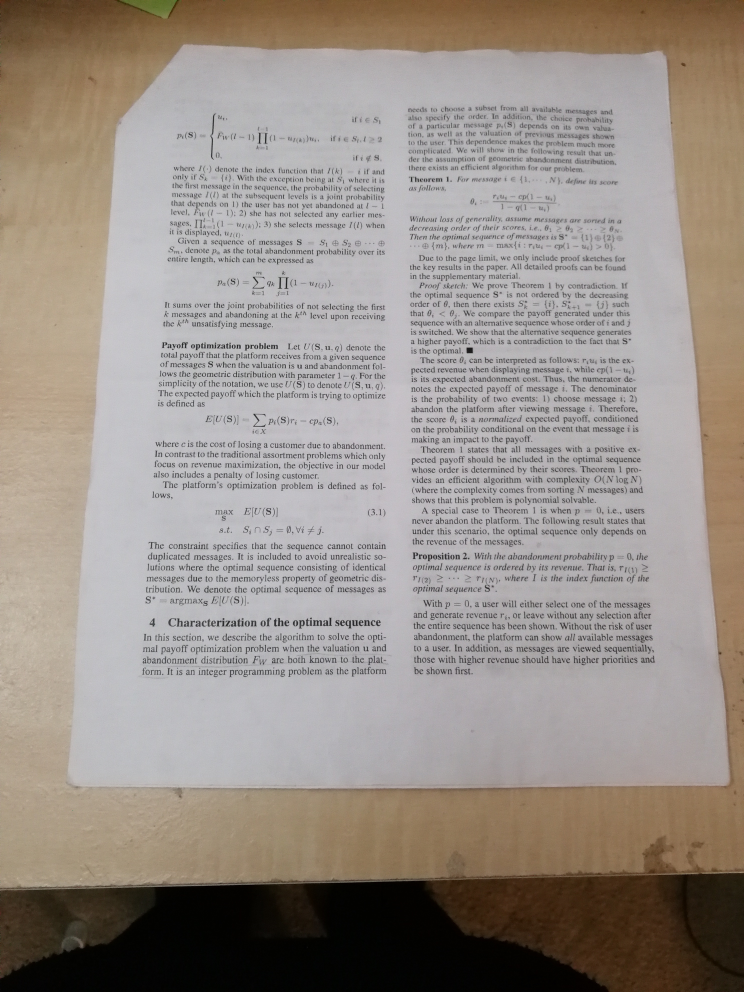
#> input picture paper_skew.jpg, 2976 x 3968 px (shown at 1/4 size)
$ python detectedge.py   (older library calls are emulated)
#> lines starting #> are read from the running program, lines starting #| are printed output that depends on the picture; after the words box and inside, x2 and y2 are one past the last pixel; in counts of white or black regions, pixels touching at a corner belong together
#https://bretahajek.com/2017/01/scanning-documents-photos-opencv/
# Import necessary libraries
import numpy as np
import matplotlib.pyplot as plt
import cv2

# Load image and convert it from BGR to RGB
image = cv2.cvtColor(cv2.imread("paper_skew.jpg"), cv2.COLOR_BGR2RGB)

orig_height = image.shape[1]
#> orig_height = 2976
orig_width = image.shape[0]
#> orig_width = 3968

TOP_LEFT = 0
BOT_LEFT = 1
BOT_RIGHT = 2
TOP_RIGHT = 3


def resize(img, height=800):
#> called with height = 800
    aspect_ratio = img.shape[0] / img.shape[1]
#> aspect_ratio = 1.33
    return cv2.resize(img, (int(height / aspect_ratio), height))
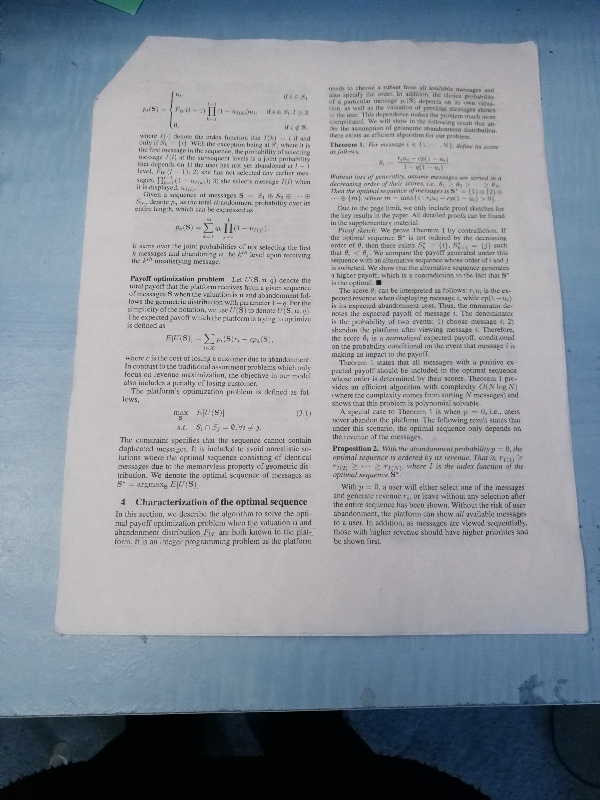
#> returned value: shape (800, 600, 3); mean of channels 0, 1, 2 153.1, 144.3, 137; drawn as B, G, R


# Resize and convert to grayscale
img = cv2.cvtColor(resize(image), cv2.COLOR_BGR2GRAY)
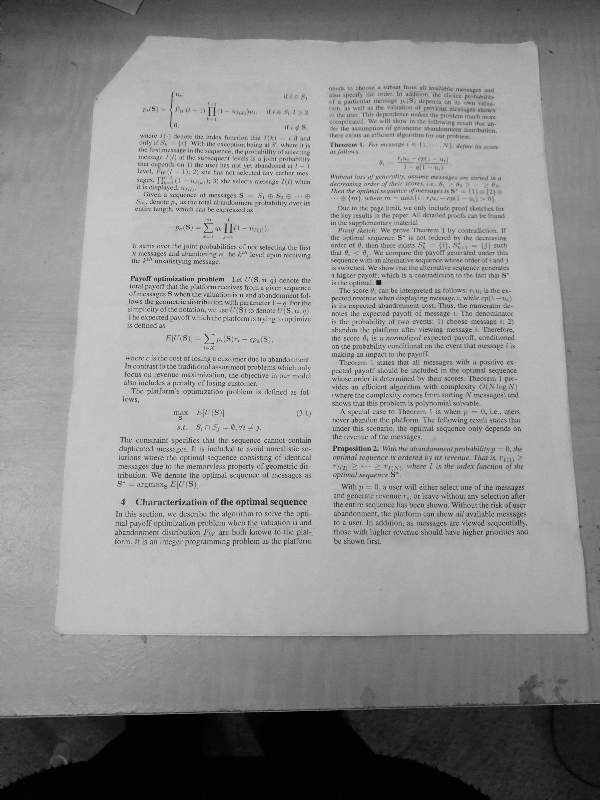
#> img: shape (800, 600); min 0, max 210, mean 143.2
cv2.imwrite("result//grey.jpg", img)
#     Bilateral filter preserv edges
#     cv2.bilateralFilter(src, d, sigmaColor, sigmaSpace)


img = cv2.bilateralFilter(img, 9, 75, 75)
cv2.imwrite("result//bilater.jpg", img)

# Create black and white image based on adaptive threshold
img = cv2.adaptiveThreshold(img, 255, cv2.ADAPTIVE_THRESH_GAUSSIAN_C, cv2.THRESH_BINARY, 115, 4)
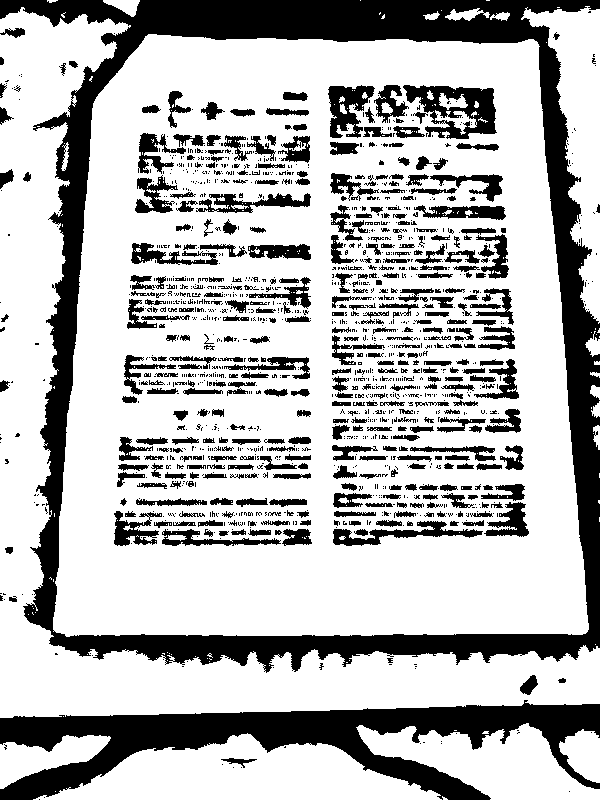
#> img: shape (800, 600); 72.3% white; 1413 black regions (1001 under 20 px), largest, box (x1, y1, x2, y2) and area: (0, 0, 600, 673) 56436, (0, 700, 600, 800) 23657, (403, 85, 497, 139) 2653
# # # # # print("POST adaptiveThreshold: ", img.shape)
cv2.imwrite("result//threshold.jpg", img)


# Median filter clears small details
img = cv2.medianBlur(img, 11)
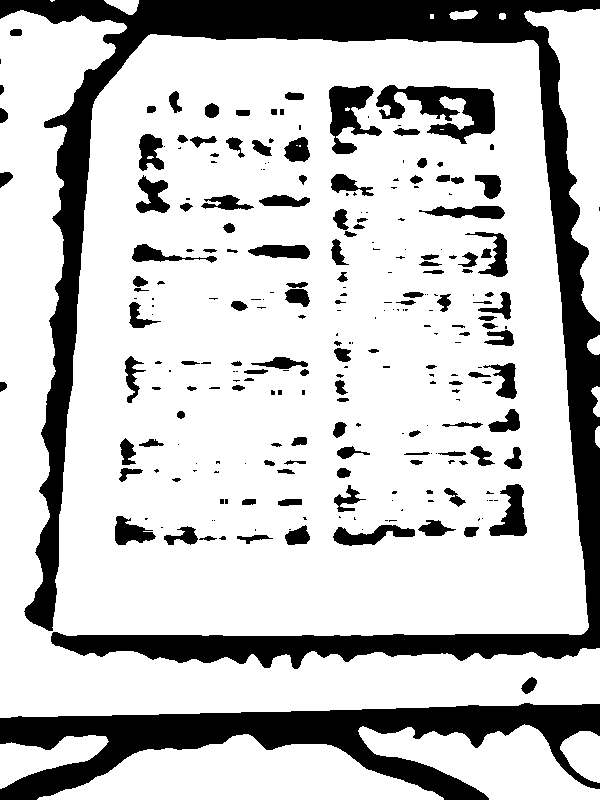
#> img: shape (800, 600); 77.4% white; 254 black regions (118 under 20 px), largest, box (x1, y1, x2, y2) and area: (0, 0, 600, 669) 57090, (0, 703, 600, 800) 23723, (376, 85, 495, 144) 3409
cv2.imwrite("result//medianblur.jpg", img)


# Add black border in case that page is touching an image border
img = cv2.copyMakeBorder(img, 5, 5, 5, 5, cv2.BORDER_CONSTANT, value=[0, 0, 0])
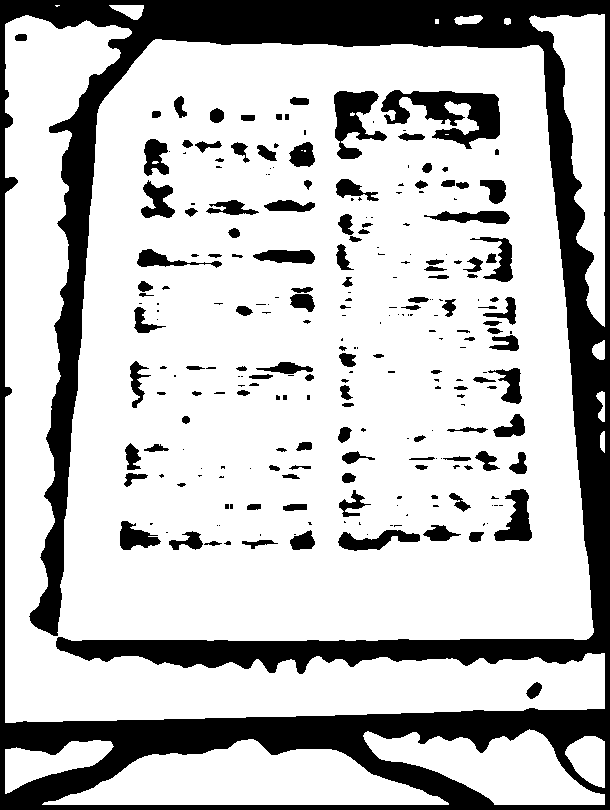
#> img: shape (810, 610); 75.2% white; 247 black regions (116 under 20 px), largest, box (x1, y1, x2, y2) and area: (0, 0, 610, 810) 95238, (381, 90, 500, 149) 3409, (334, 91, 387, 159) 1825
# # # # # print("POST copyMakeBorder: ", img.shape)
cv2.imwrite("result//makeborder.jpg", img)

edges = cv2.Canny(img, 200, 250)
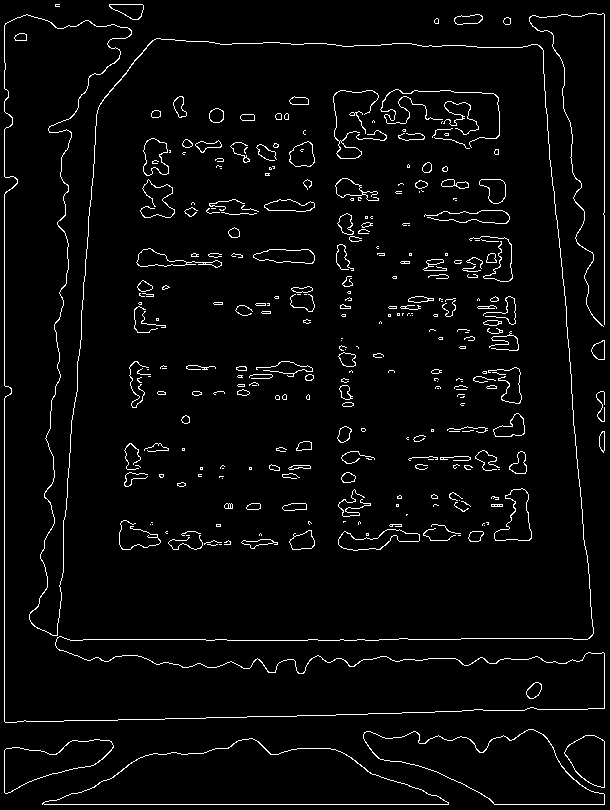
#> edges: shape (810, 610); 3.5% white in thin lines or dots
# # # # # print("POST Canny: ", edges.shape)
cv2.imwrite("result//canny.jpg", img)

# Getting contours
_, contours, _ = cv2.findContours(edges, cv2.RETR_TREE, cv2.CHAIN_APPROX_SIMPLE)
#> contours = 441 contours, 291 with area under 20; largest, box (x1, y1, x2, y2) and area: (4, 14, 605, 723) 358226, (4, 14, 605, 723) 358002, (42, 738, 449, 805) 15556, (43, 738, 449, 805) 15502, (363, 729, 605, 805) 9709
# # # # # print("POST findContours: ", edges.shape)


# # # # # print("contours: ", len(contours))
# 321 contours having L points (e.g. 60) having 2 coordinates (x and y)
# print("hierarchy: ", (hierarchy[0][320][3]))


# Finding contour of biggest rectangle
# Otherwise return corners of original image
# Don't forget on our 5px border!
height = edges.shape[0]
#> height = 810
width = edges.shape[1]
#> width = 610
MAX_COUNTOUR_AREA = (width - 10) * (height - 10)
#> MAX_COUNTOUR_AREA = 480000

# Page fill at least half of image, then saving max area found
maxAreaFound = MAX_COUNTOUR_AREA * 0.5
#> maxAreaFound = 240000

# Saving page contour
pageContour = np.array([[5, 5], [5, height - 5], [width - 5, height - 5], [width - 5, 5]])
#> pageContour = [[5, 5], [5, 805], [605, 805], [605, 5]]

# Go through all contours
for cnt in contours:
    # Simplify contour
    perimeter = cv2.arcLength(cnt, True)
    approx = cv2.approxPolyDP(cnt, 0.03 * perimeter, True)

    # Page has 4 corners and it is convex
    # Page area must be bigger than maxAreaFound
    if (len(approx) == 4 and
            cv2.isContourConvex(approx) and
            maxAreaFound < cv2.contourArea(approx) < MAX_COUNTOUR_AREA):
        maxAreaFound = cv2.contourArea(approx)
        pageContour = approx
#> this loop made 441 passes
#> perimeter on passes 5 to 7: 156.5, 154.7, 611.5
#> after the loop, maxAreaFound = 240000


# Result in pageConoutr (numpy array of 4 points):


def fourCornersSort(pts):
    # # # # # print("inside fourCornersSort")
    # # # # # print(pts)

    """ Sort corners: top-left, bot-left, bot-right, top-right """
    # Difference and sum of x and y value
    # Inspired by http://www.pyimagesearch.com

    # # diff = np.diff(pts, axis=1)
    # # summ = pts.sum(axis=1)

    diff = []
    summ = []

    for point in pts:
        point = np.ndarray.flatten(point)
        # # # # # print("POINT: ", point)
        diff = diff + [(point[1] - point[0])]
        summ = summ + [(point[1] + point[0])]
#> this loop made 4 passes
#> (point, diff, summ) on passes 1 to 4: ([5, 5], [0], [10]), ([5, 805], [0, 800], [10, 810]), ([605, 805], [0, 800, 200], [10, 810, 1410]), ([605, 5], [0, 800, 200, -600], [10, 810, 1410, 610])

    # # # # # print("diff")
    # # # # # print(diff)

    # # # # # print("summ")
    # # # # # print(summ)

    # Top-left point has smallest sum...
    # np.argmin() returns INDEX of min
    return np.array([pts[np.argmin(summ)],
                     pts[np.argmax(diff)],
                     pts[np.argmax(summ)],
                     pts[np.argmin(diff)]])


def contourOffset(cnt, offset):
    """ Offset contour, by 5px border """
#> called with cnt = array of shape (4, 2), offset = (-5, -5)
    # Matrix addition
    cnt += offset
#> cnt = [[0, 0], [0, 800], [600, 800], [600, 0]]

    # if value < 0 => replace it by 0
    cnt[cnt < 0] = 0
    return cnt


# Sort and offset corners

# # # # # print("pageContour")
# # # # # print(pageContour)

# pageContour = fourCornersSort(pageContour[:, 0])
pageContour = fourCornersSort(pageContour)

# # # # # print("pageContour POST fourCornersSort")
# # # # # print(pageContour)


pageContour = contourOffset(pageContour, (-5, -5))
#> pageContour = [[0, 0], [0, 800], [600, 800], [600, 0]]

pageContour = np.squeeze(pageContour)

# # # # # print("pageContour POST contourOffset")
# # # # # print(pageContour)


# pageContour = np.array([
#     [10, 141],
#     [83, 781],
#     [596, 642],
#     [439, 102]
# ])


# # # # # print("pageContour MANUAL")
# # # # # print(pageContour)


# Recalculate to original scale - start Points
sPoints = pageContour.dot(image.shape[0] / 800)
#> sPoints = [[0, 0], [0, 3968], [2976, 3968], [2976, 0]]

# orig_height = image.shape[0]
# orig_width = image.shape[1]


for pts in sPoints:
    if pts[0] < 0:
        pts[0] = 0
    if pts[0] >= orig_height:
        pts[0] = orig_height - 1

    if pts[1] < 0:
        pts[1] = 0
    if pts[1] >= orig_width:
        pts[1] = orig_width - 1
#> this loop made 4 passes

# Using Euclidean distance
# Calculate maximum height (maximal length of vertical edges) and width
height = max(np.linalg.norm(sPoints[0] - sPoints[1]),
             np.linalg.norm(sPoints[2] - sPoints[3]))
#> height = 3967
width = max(np.linalg.norm(sPoints[1] - sPoints[2]),
            np.linalg.norm(sPoints[3] - sPoints[0]))
#> width = 2975

# Create target points
tPoints = np.array([[0, 0],
                    [0, height],
                    [width, height],
                    [width, 0]], np.float32)
#> tPoints = [[0, 0], [0, 3967], [2975, 3967], [2975, 0]]

# getPerspectiveTransform() needs float32
if sPoints.dtype != np.float32:
    sPoints = sPoints.astype(np.float32)
#> sPoints = [[0, 0], [0, 3967], [2975, 3967], [2975, 0]]

# Wraping perspective
M = cv2.getPerspectiveTransform(sPoints, tPoints)
#> M = [[1, 0, 0], [0, 1, 0], [0, 0, 1]]
newImage = cv2.warpPerspective(image, M, (int(width), int(height)))

cv2.imwrite("result//result_post_skew.jpg", newImage)

$ run again, with projectivetrans.jpg copied over paper_skew.jpg
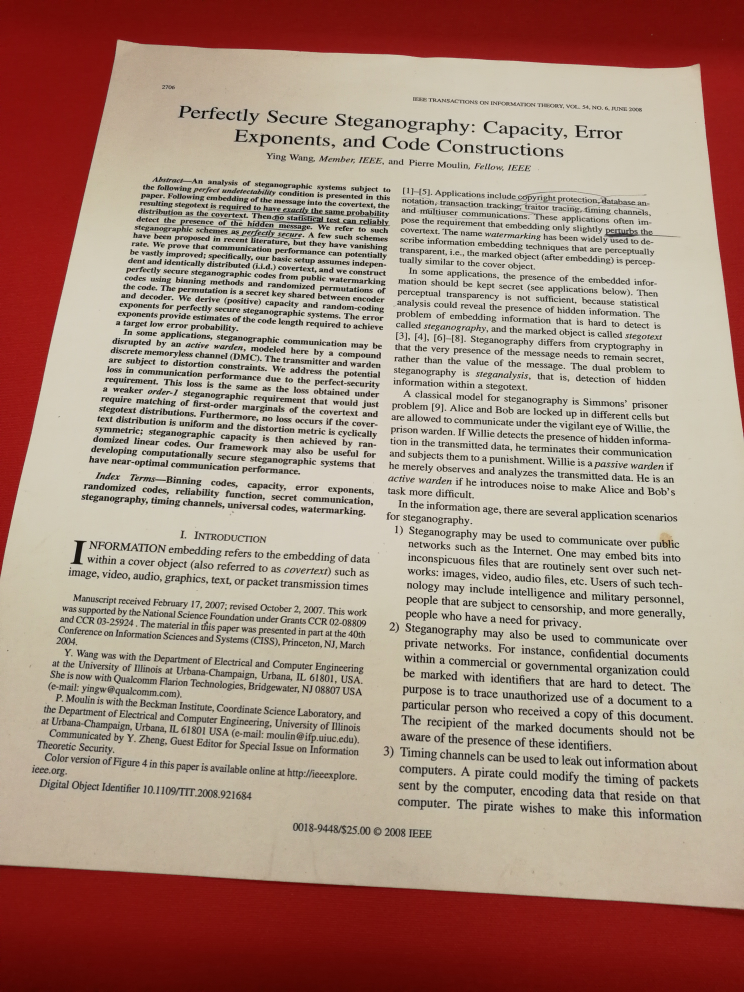
#> input picture projectivetrans.jpg, 2976 x 3968 px (shown at 1/4 size)
#> `img = cv2.adaptiveThreshold(img, 255, cv2.ADAPTIVE_THRESH_GAUSSIAN_C, ..`:
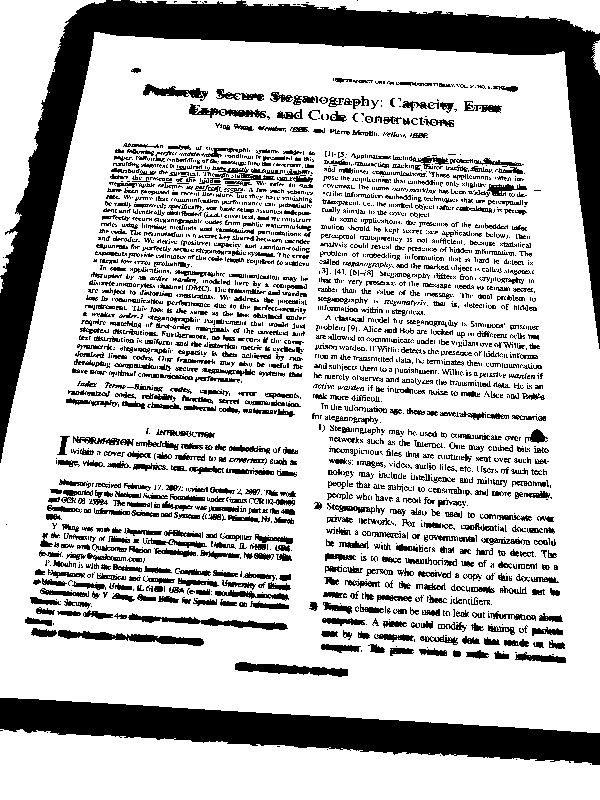
#> img: shape (800, 600); 75.4% white; 2608 black regions (1708 under 20 px), largest, box (x1, y1, x2, y2) and area: (0, 0, 600, 463) 36703, (0, 698, 600, 765) 19141, (58, 630, 204, 646) 958
#> edges: shape (810, 610); 1.8% white in thin lines or dots
#> contours = 328 contours, 235 with area under 20; largest, box (x1, y1, x2, y2) and area: (4, 37, 605, 738) 376420, (4, 37, 605, 738) 376414, (4, 734, 605, 805) 31816, (4, 734, 605, 805) 31815, (241, 666, 350, 681) 818
#> the loop `for cnt in contours:` made 328 passes
#> (perimeter, maxAreaFound, pageContour) on pass 5: (2489.2, 358717, [[100, 39], [4, 701], [604, 737], [569, 60]])
#> after the loop `for cnt in contours:`: maxAreaFound = 358717
#> the loop in fourCornersSort, `for point in pts:` made 4 passes
#> (point, diff, summ) on passes 1 to 4: ([100, 39], [-61], [139]), ([4, 701], [-61, 697], [139, 705]), ([604, 737], [-61, 697, 133], [139, 705, 1341]), ([569, 60], [-61, 697, 133, -509], [139, 705, 1341, 629])
#> in contourOffset, `cnt += offset`: cnt = [[95, 34], [-1, 696], [599, 732], [564, 55]]
#> `pageContour = contourOffset(pageContour, (-5, -5))`: pageContour = [[95, 34], [0, 696], [599, 732], [564, 55]]
#> sPoints = [[471.2, 168.6], [0, 3452.2], [2971, 3630.7], [2797.4, 272.8]]
#> the loop `for pts in sPoints:` made 4 passes
#> `height = max(np.linalg.norm(sPoints[0] - sPoints[1]), np.linalg.norm(s..`: height = 3362.4
#> `width = max(np.linalg.norm(sPoints[1] - sPoints[2]), np.linalg.norm(sP..`: width = 2976.4
#> tPoints = [[0, 0], [0, 3362.4], [2976.4, 3362.4], [2976.4, 0]]
#> M = [[1.3, 0.187, -646], [-0.059, 1.32, -194.4], [8.68e-07, 8.55e-05, 1]]
#> `newImage = cv2.warpPerspective(image, M, (int(width), int(height)))`:
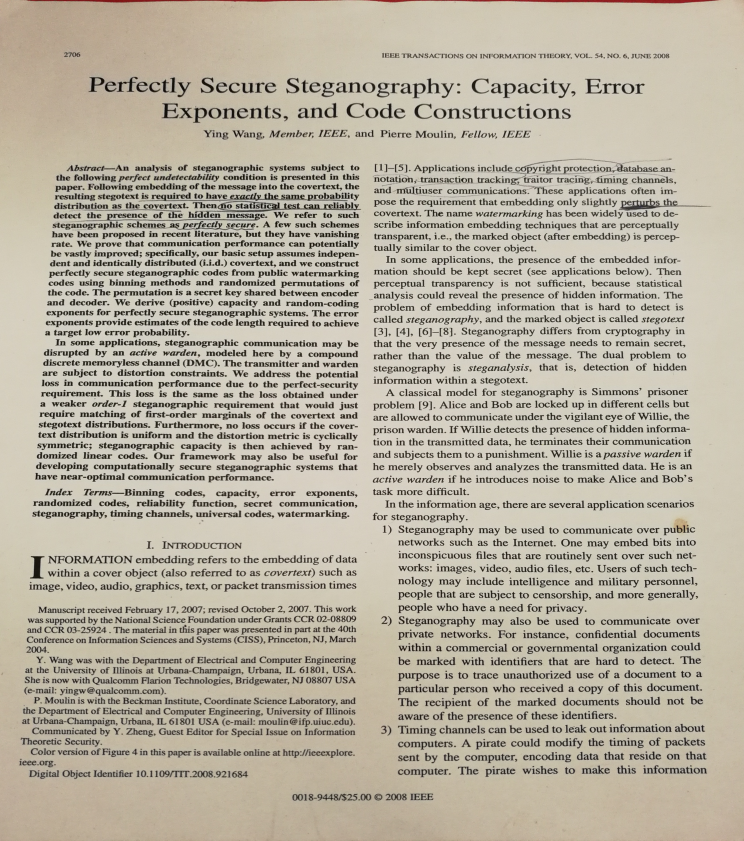
#> newImage: shape (3362, 2976, 3) (shown at 1/4 size); mean R, G, B 183.9, 176.9, 161
